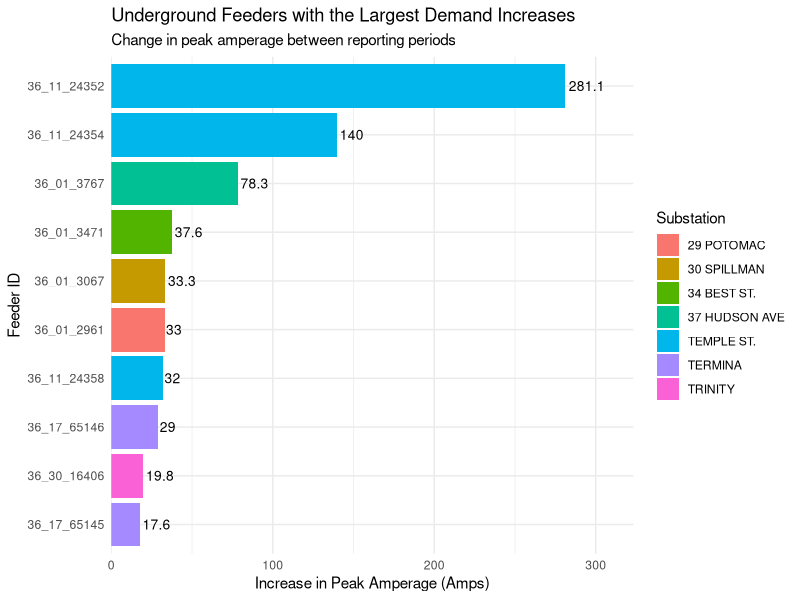
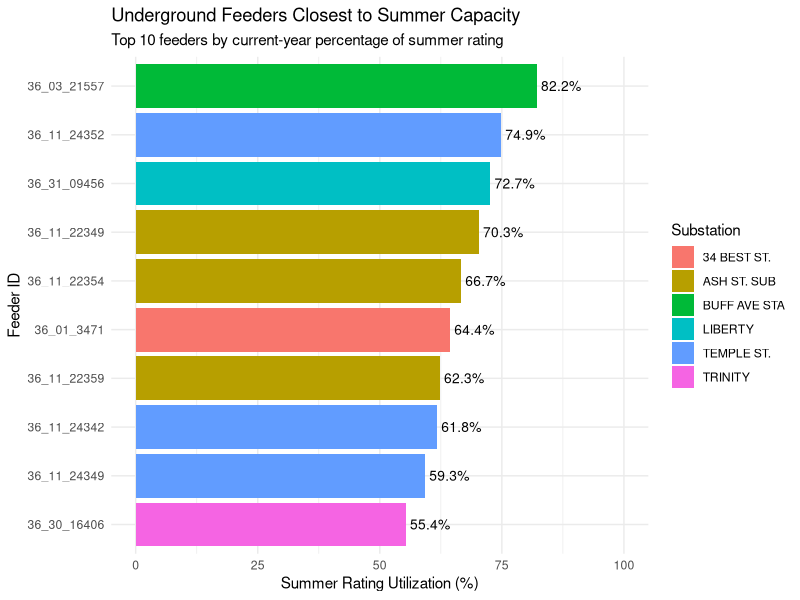
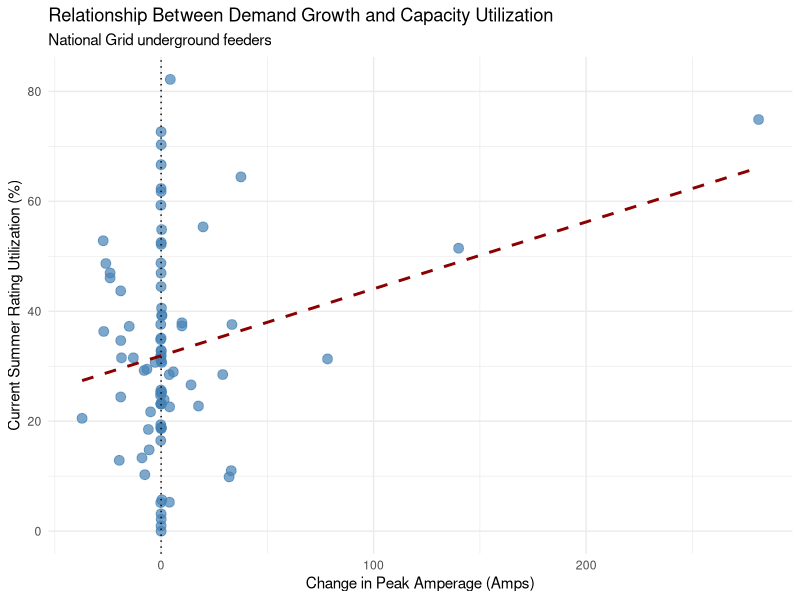
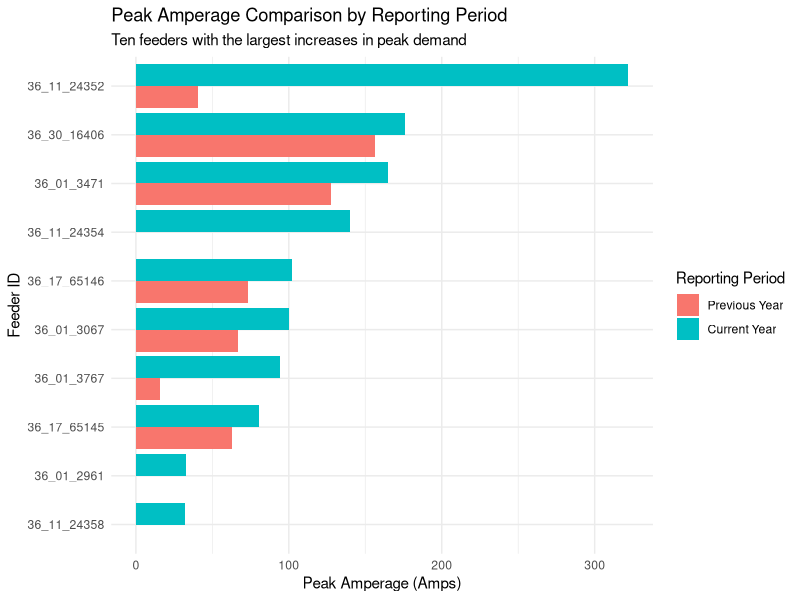

Source code (R) for these figures, in order:
## ---- chunk 1
library(tidyverse)
library(knitr)
## ---- chunk 2
grid_raw <- read_csv(
  "data/national_grid_ug_wide.csv",
  show_col_types = FALSE
)

dim(grid_raw)

names(grid_raw)

head(grid_raw, 10) %>%
  kable(caption = "Original National Grid Underground Feeder Data")
## ---- chunk 3
glimpse(grid_raw)

colSums(is.na(grid_raw))

grid_raw %>%
  summarise(
    TotalRows = n(),
    DuplicateRows = sum(duplicated(.))
  ) %>%
  kable(caption = "Initial Data Quality Check")
## ---- chunk 4
# Missing values
colSums(is.na(grid_raw))

# Check duplicate feeder identifiers
grid_raw %>%
  count(MASTER_CDF, sort = TRUE) %>%
  filter(n > 1) %>%
  kable(caption = "Repeated Feeder Identifiers")

# Check important measurement columns
grid_raw %>%
  select(
    MASTER_CDF,
    SUBSTATION_NAME,
    FEEDER_SN_RATING_AMPS,
    PEAK_AMPS_CURRENT_YEAR,
    PCT_RATING_CURRENT_YEAR,
    PEAK_AMPS_LAST_YEAR,
    PCT_RATING_LAST_YEAR
  ) %>%
  head(10) %>%
  kable(caption = "Feeder Demand and Capacity Measurements")
## ---- chunk 5
grid_clean <- grid_raw %>%
  transmute(
    FeederID = MASTER_CDF,
    Substation = SUBSTATION_NAME,
    Voltage = OPERATING_VOLTAGE,
    SummerRating = FEEDER_SN_RATING_AMPS,
    PeakAmpsCurrent = PEAK_AMPS_CURRENT_YEAR,
    PeakAmpsLast = PEAK_AMPS_LAST_YEAR,
    PercentRatingCurrent = PCT_RATING_CURRENT_YEAR,
    PercentRatingLast = PCT_RATING_LAST_YEAR
  )

dim(grid_clean)

head(grid_clean, 10) %>%
  kable(caption = "Cleaned National Grid Feeder Dataset")
## ---- chunk 6
grid_tidy <- grid_clean %>%
  pivot_longer(
    cols = c(
      PeakAmpsCurrent,
      PeakAmpsLast,
      PercentRatingCurrent,
      PercentRatingLast
    ),
    names_to = c(".value", "Period"),
    names_pattern = "(PeakAmps|PercentRating)(Current|Last)"
  ) %>%
  mutate(
    Period = recode(
      Period,
      "Last" = "Previous Year",
      "Current" = "Current Year"
    ),
    Period = factor(
      Period,
      levels = c("Previous Year", "Current Year")
    )
  ) %>%
  arrange(FeederID, Period)

dim(grid_tidy)

head(grid_tidy, 10) %>%
  kable(caption = "Tidy National Grid Feeder Dataset")
## ---- chunk 7
grid_changes <- grid_clean %>%
  mutate(
    PeakAmpsChange = PeakAmpsCurrent - PeakAmpsLast,
    PercentRatingChange = PercentRatingCurrent - PercentRatingLast
  )

grid_changes %>%
  arrange(desc(PeakAmpsChange)) %>%
  select(
    FeederID,
    Substation,
    PeakAmpsLast,
    PeakAmpsCurrent,
    PeakAmpsChange,
    PercentRatingCurrent
  ) %>%
  head(10) %>%
  kable(
    digits = 2,
    caption = "Feeders with the Largest Increases in Peak Amperage"
  )
## ---- chunk 8
grid_top10 <- grid_changes %>%
  arrange(desc(PeakAmpsChange)) %>%
  slice_head(n = 10)

ggplot(
  grid_top10,
  aes(
    x = reorder(FeederID, PeakAmpsChange),
    y = PeakAmpsChange,
    fill = Substation
  )
) +
  geom_col() +
  geom_text(
    aes(label = round(PeakAmpsChange, 1)),
    hjust = -0.1,
    size = 3.5
  ) +
  coord_flip() +
  scale_y_continuous(
    expand = expansion(mult = c(0, 0.15))
  ) +
  labs(
    title = "Underground Feeders with the Largest Demand Increases",
    subtitle = "Change in peak amperage between reporting periods",
    x = "Feeder ID",
    y = "Increase in Peak Amperage (Amps)",
    fill = "Substation"
  ) +
  theme_minimal()
## ---- chunk 9
grid_capacity_top10 <- grid_changes %>%
  arrange(desc(PercentRatingCurrent)) %>%
  slice_head(n = 10)

ggplot(
  grid_capacity_top10,
  aes(
    x = reorder(FeederID, PercentRatingCurrent),
    y = PercentRatingCurrent,
    fill = Substation
  )
) +
  geom_col() +
  geom_text(
    aes(label = paste0(round(PercentRatingCurrent, 1), "%")),
    hjust = -0.1,
    size = 3.5
  ) +
  coord_flip() +
  scale_y_continuous(
    limits = c(0, 100)
  ) +
  labs(
    title = "Underground Feeders Closest to Summer Capacity",
    subtitle = "Top 10 feeders by current-year percentage of summer rating",
    x = "Feeder ID",
    y = "Summer Rating Utilization (%)",
    fill = "Substation"
  ) +
  theme_minimal()
## ---- chunk 10
ggplot(
  grid_changes,
  aes(
    x = PeakAmpsChange,
    y = PercentRatingCurrent
  )
) +
  geom_point(
    color = "steelblue",
    alpha = 0.7,
    size = 3
  ) +
  geom_smooth(
    method = "lm",
    se = FALSE,
    color = "darkred",
    linetype = "dashed"
  ) +
  geom_vline(
    xintercept = 0,
    linetype = "dotted"
  ) +
  labs(
    title = "Relationship Between Demand Growth and Capacity Utilization",
    subtitle = "National Grid underground feeders",
    x = "Change in Peak Amperage (Amps)",
    y = "Current Summer Rating Utilization (%)"
  ) +
  theme_minimal()
## ---- chunk 11
grid_tidy %>%
  filter(FeederID %in% grid_top10$FeederID) %>%
  ggplot(
    aes(
      x = reorder(FeederID, PeakAmps, FUN = max),
      y = PeakAmps,
      fill = Period
    )
  ) +
  geom_col(position = "dodge") +
  coord_flip() +
  labs(
    title = "Peak Amperage Comparison by Reporting Period",
    subtitle = "Ten feeders with the largest increases in peak demand",
    x = "Feeder ID",
    y = "Peak Amperage (Amps)",
    fill = "Reporting Period"
  ) +
  theme_minimal()
## ---- chunk 12
grid_changes %>%
  summarise(
    TotalFeeders = n(),
    AveragePeakChange = mean(PeakAmpsChange),
    MaximumPeakIncrease = max(PeakAmpsChange),
    AverageCapacityUsage = mean(PercentRatingCurrent),
    MaximumCapacityUsage = max(PercentRatingCurrent)
  ) %>%
  kable(
    digits = 2,
    caption = "Summary of Underground Feeder Demand and Capacity"
  )
